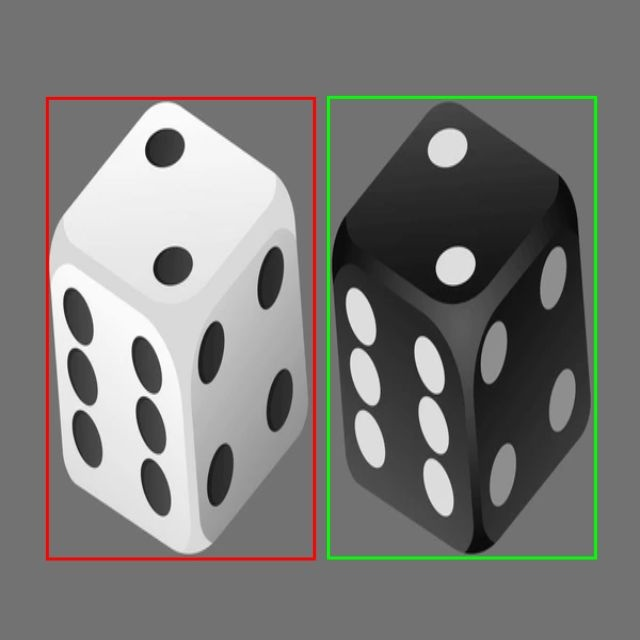
#> input picture dataset/images/imagem_1777148129606.jpg, 640 x 640 px
$ python -i augmentation_manual.py   (imports and definitions only)
#> lines starting #> are read from the running program, lines starting #| are printed output that depends on the picture
#> further down, picture is the input picture: shape (640, 640, 3); mean B, G, R 118.6, 121.4, 121.4
import cv2
import random
import numpy as np


# =========================
# FLIP HORIZONTAL
# =========================
def flip_horizontal(image, boxes):
    h, w = image.shape[:2]

    new_boxes = []
    for cls, x, y, bw, bh in boxes:
        x = 1 - x
        new_boxes.append([cls, x, y, bw, bh])

    return cv2.flip(image, 1), new_boxes


# =========================
# BRIGHTNESS
# =========================
def brightness(image):
    value = random.randint(-40, 40)
    hsv = cv2.cvtColor(image, cv2.COLOR_BGR2HSV)
#> hsv: shape (640, 640, 3); mean H, S, V 12.7, 8.7, 124.3

    h, s, v = cv2.split(hsv)
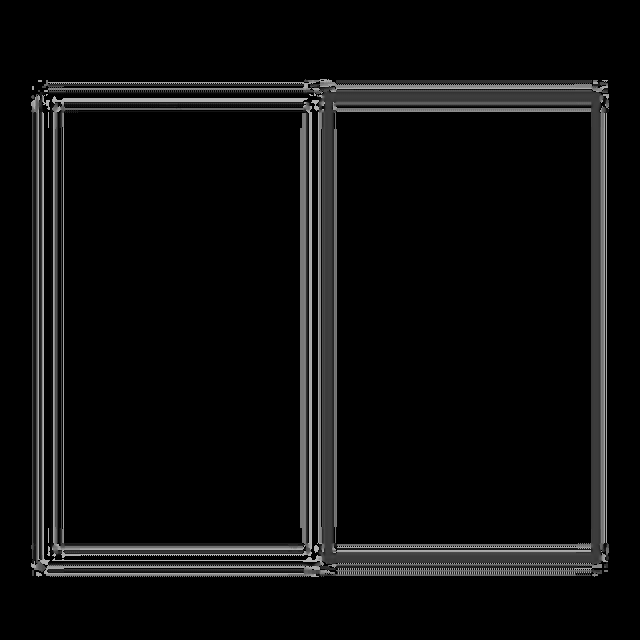
#> h: shape (640, 640); min 0, max 179, mean 12.7
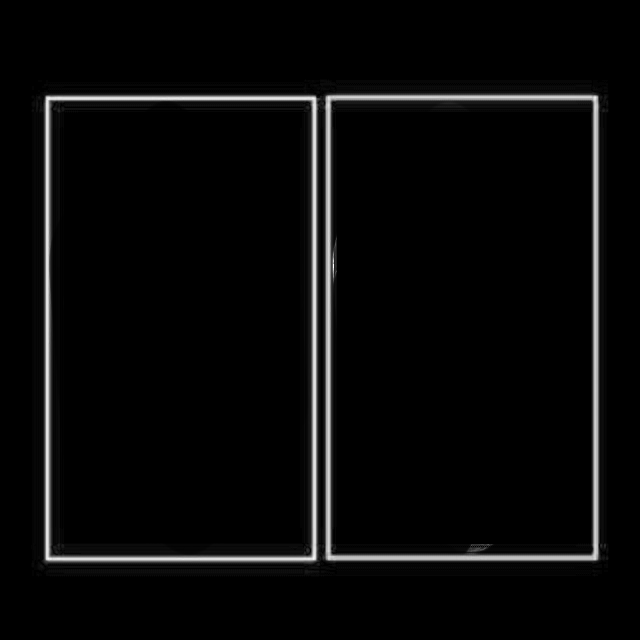
#> s: shape (640, 640); min 0, max 255, mean 8.7
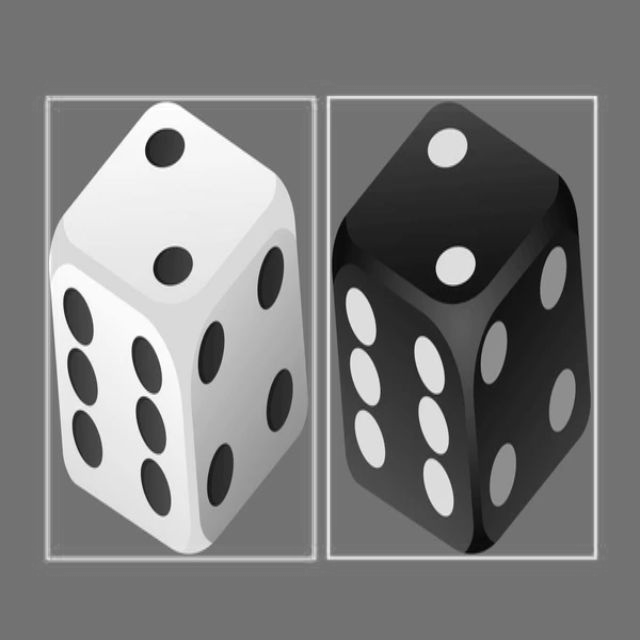
#> v: shape (640, 640); min 1, max 255, mean 124.3
    v = np.clip(v + value, 0, 255)

    final_hsv = cv2.merge((h, s, v))
#> final_hsv: shape (640, 640, 3); mean H, S, V 12.7, 8.7, 129.7
    return cv2.cvtColor(final_hsv, cv2.COLOR_HSV2BGR)


# =========================
# ROTATION SIMPLES (SEM PERDER BBOX - versão segura)
# =========================
def rotate_image(image, angle=10):
    h, w = image.shape[:2]
    M = cv2.getRotationMatrix2D((w/2, h/2), angle, 1)

    rotated = cv2.warpAffine(image, M, (w, h))
    return rotated


# =========================
# ESCOLHA ALEATÓRIA
# =========================
def augment(image, boxes):
    choice = random.choice(["flip", "bright", "rotate"])

    if choice == "flip":
        return flip_horizontal(image, boxes)

    if choice == "bright":
        return brightness(image), boxes

    if choice == "rotate":
        angle = random.randint(-10, 10)
        return rotate_image(image, angle), boxes

>>> import cv2
>>> picture = cv2.imread('../dataset/images/imagem_1777148129606.jpg')
>>> result = brightness(picture)

$ run again, on dataset/images/imagem_1777148435317.jpg
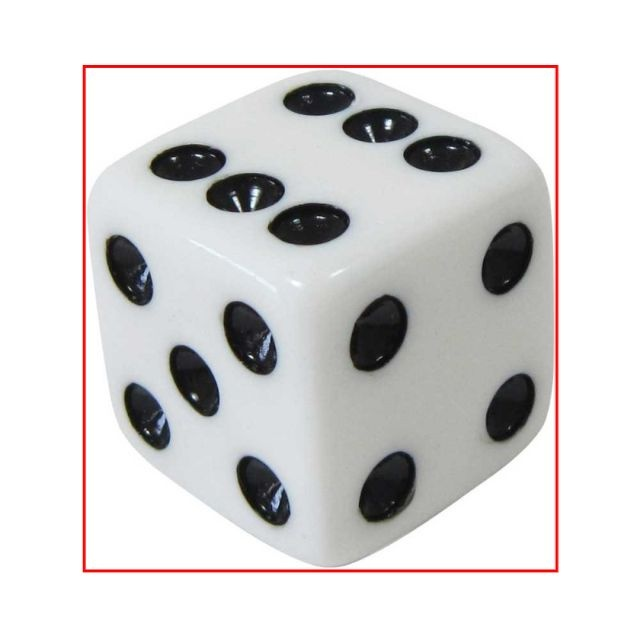
#> input picture dataset/images/imagem_1777148435317.jpg, 640 x 640 px
#> picture is the input picture: shape (640, 640, 3); mean B, G, R 213.4, 213.6, 215.3
#> hsv: shape (640, 640, 3); mean H, S, V 33.9, 9.1, 217.2
#> in brightness, `h, s, v = cv2.split(hsv)`:
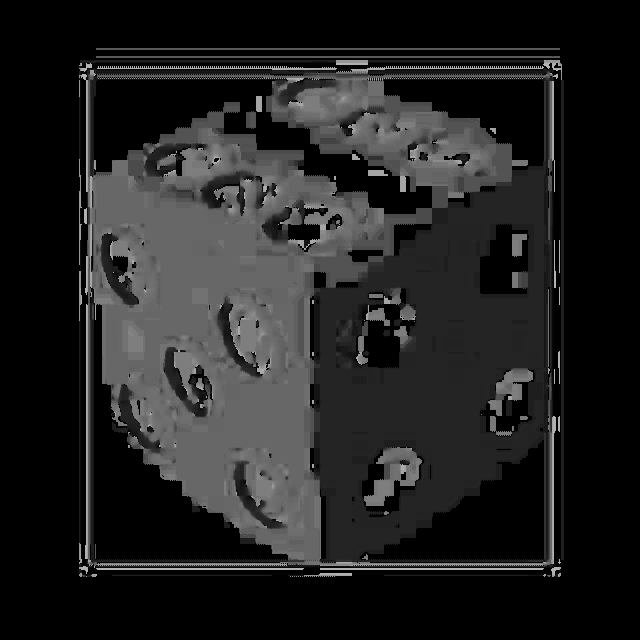
#> h: shape (640, 640); min 0, max 179, mean 33.9
#> final_hsv: shape (640, 640, 3); mean H, S, V 33.9, 9.1, 86.4
#> in brightness, `return cv2.cvtColor(final_hsv, cv2.COLOR_HSV2BGR)`:
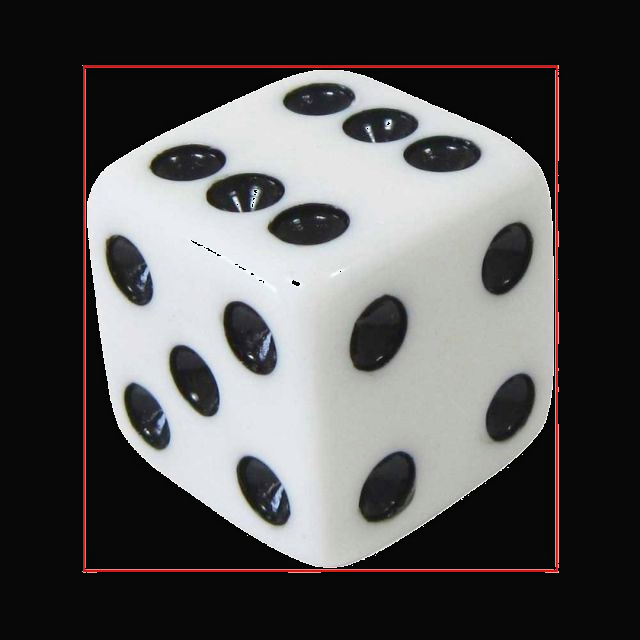
#> returned value: shape (640, 640, 3); mean B, G, R 82.9, 83, 84.2
